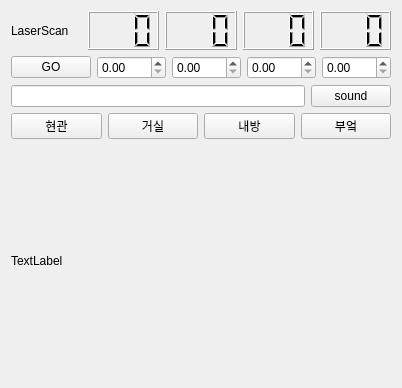
<?xml version="1.0" encoding="UTF-8"?>
<ui version="4.0">
 <class>Tab1TTBControl</class>
 <widget class="QWidget" name="Tab1TTBControl">
  <property name="geometry">
   <rect>
    <x>0</x>
    <y>0</y>
    <width>402</width>
    <height>388</height>
   </rect>
  </property>
  <property name="windowTitle">
   <string>Form</string>
  </property>
  <layout class="QVBoxLayout" name="verticalLayout_2">
   <item>
    <layout class="QVBoxLayout" name="verticalLayout" stretch="1,1,1,1,6">
     <item>
      <layout class="QHBoxLayout" name="horizontalLayout_6">
       <item>
        <widget class="QLabel" name="label">
         <property name="lineWidth">
          <number>3</number>
         </property>
         <property name="text">
          <string>LaserScan</string>
         </property>
        </widget>
       </item>
       <item>
        <widget class="QLCDNumber" name="lcdNumber_1">
         <property name="digitCount">
          <number>3</number>
         </property>
        </widget>
       </item>
       <item>
        <widget class="QLCDNumber" name="lcdNumber_2">
         <property name="digitCount">
          <number>3</number>
         </property>
        </widget>
       </item>
       <item>
        <widget class="QLCDNumber" name="lcdNumber_3">
         <property name="digitCount">
          <number>3</number>
         </property>
        </widget>
       </item>
       <item>
        <widget class="QLCDNumber" name="lcdNumber_4">
         <property name="digitCount">
          <number>3</number>
         </property>
        </widget>
       </item>
      </layout>
     </item>
     <item>
      <layout class="QHBoxLayout" name="horizontalLayout">
       <item>
        <widget class="QPushButton" name="pPButtonGO">
         <property name="text">
          <string>GO</string>
         </property>
        </widget>
       </item>
       <item>
        <widget class="QDoubleSpinBox" name="pDSBox_X"/>
       </item>
       <item>
        <widget class="QDoubleSpinBox" name="pDSBox_Y"/>
       </item>
       <item>
        <widget class="QDoubleSpinBox" name="pDSBox_W"/>
       </item>
       <item>
        <widget class="QDoubleSpinBox" name="pDSBox_Z"/>
       </item>
      </layout>
     </item>
     <item>
      <layout class="QHBoxLayout" name="horizontalLayout_2">
       <item>
        <widget class="QLineEdit" name="pLESoundData"/>
       </item>
       <item>
        <widget class="QPushButton" name="pPBSoundpub">
         <property name="text">
          <string>sound</string>
         </property>
        </widget>
       </item>
      </layout>
     </item>
     <item>
      <layout class="QHBoxLayout" name="horizontalLayout_3">
       <item>
        <widget class="QPushButton" name="pPBFront">
         <property name="text">
          <string>현관</string>
         </property>
        </widget>
       </item>
       <item>
        <widget class="QPushButton" name="pPBLiving">
         <property name="text">
          <string>거실</string>
         </property>
        </widget>
       </item>
       <item>
        <widget class="QPushButton" name="pPBMyroom">
         <property name="text">
          <string>내방</string>
         </property>
        </widget>
       </item>
       <item>
        <widget class="QPushButton" name="pPBKitchen">
         <property name="text">
          <string>부엌</string>
         </property>
        </widget>
       </item>
      </layout>
     </item>
     <item>
      <widget class="QLabel" name="pLcamView">
       <property name="text">
        <string>TextLabel</string>
       </property>
      </widget>
     </item>
    </layout>
   </item>
  </layout>
 </widget>
 <resources/>
 <connections/>
</ui>
